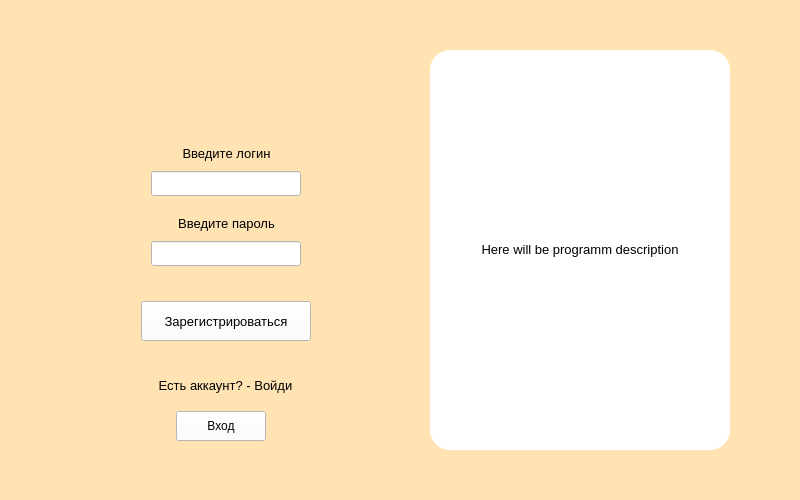
<?xml version="1.0" encoding="UTF-8"?>
<ui version="4.0">
 <class>MainWindow</class>
 <widget class="QMainWindow" name="MainWindow">
  <property name="geometry">
   <rect>
    <x>0</x>
    <y>0</y>
    <width>800</width>
    <height>500</height>
   </rect>
  </property>
  <property name="windowTitle">
   <string>Регистрация</string>
  </property>
  <property name="styleSheet">
   <string notr="true">background-color: #ffe3b3</string>
  </property>
  <property name="animated">
   <bool>false</bool>
  </property>
  <widget class="QWidget" name="centralwidget">
   <widget class="QLineEdit" name="line_login">
    <property name="geometry">
     <rect>
      <x>151</x>
      <y>171</y>
      <width>150</width>
      <height>25</height>
     </rect>
    </property>
    <property name="styleSheet">
     <string notr="true">background-color: #FFF</string>
    </property>
    <property name="text">
     <string/>
    </property>
    <property name="dragEnabled">
     <bool>false</bool>
    </property>
    <property name="placeholderText">
     <string/>
    </property>
   </widget>
   <widget class="QLineEdit" name="line_password">
    <property name="geometry">
     <rect>
      <x>151</x>
      <y>241</y>
      <width>150</width>
      <height>25</height>
     </rect>
    </property>
    <property name="styleSheet">
     <string notr="true">background-color: #FFF</string>
    </property>
   </widget>
   <widget class="QPushButton" name="btn_entry">
    <property name="geometry">
     <rect>
      <x>141</x>
      <y>301</y>
      <width>170</width>
      <height>40</height>
     </rect>
    </property>
    <property name="font">
     <font>
      <pointsize>10</pointsize>
     </font>
    </property>
    <property name="styleSheet">
     <string notr="true">background-color: white;</string>
    </property>
    <property name="text">
     <string>Зарегистрироваться</string>
    </property>
   </widget>
   <widget class="QLabel" name="lbl_login">
    <property name="geometry">
     <rect>
      <x>156</x>
      <y>141</y>
      <width>141</width>
      <height>25</height>
     </rect>
    </property>
    <property name="font">
     <font>
      <pointsize>10</pointsize>
     </font>
    </property>
    <property name="styleSheet">
     <string notr="true"/>
    </property>
    <property name="text">
     <string>Введите логин</string>
    </property>
    <property name="alignment">
     <set>Qt::AlignCenter</set>
    </property>
   </widget>
   <widget class="QLabel" name="lbl_password">
    <property name="geometry">
     <rect>
      <x>156</x>
      <y>211</y>
      <width>141</width>
      <height>25</height>
     </rect>
    </property>
    <property name="font">
     <font>
      <pointsize>10</pointsize>
     </font>
    </property>
    <property name="styleSheet">
     <string notr="true"/>
    </property>
    <property name="text">
     <string>Введите пароль</string>
    </property>
    <property name="alignment">
     <set>Qt::AlignCenter</set>
    </property>
   </widget>
   <widget class="QLabel" name="lbl_help">
    <property name="geometry">
     <rect>
      <x>90</x>
      <y>370</y>
      <width>271</width>
      <height>31</height>
     </rect>
    </property>
    <property name="font">
     <font>
      <pointsize>10</pointsize>
     </font>
    </property>
    <property name="styleSheet">
     <string notr="true"/>
    </property>
    <property name="text">
     <string>Есть аккаунт? - Войди</string>
    </property>
    <property name="alignment">
     <set>Qt::AlignCenter</set>
    </property>
   </widget>
   <widget class="QPushButton" name="btn_login">
    <property name="geometry">
     <rect>
      <x>176</x>
      <y>411</y>
      <width>90</width>
      <height>30</height>
     </rect>
    </property>
    <property name="styleSheet">
     <string notr="true">background-color: white;</string>
    </property>
    <property name="text">
     <string>Вход</string>
    </property>
   </widget>
   <widget class="QLabel" name="label">
    <property name="geometry">
     <rect>
      <x>430</x>
      <y>50</y>
      <width>300</width>
      <height>400</height>
     </rect>
    </property>
    <property name="font">
     <font>
      <pointsize>10</pointsize>
     </font>
    </property>
    <property name="styleSheet">
     <string notr="true">border-radius: 20px; background-color: white</string>
    </property>
    <property name="text">
     <string>Here will be programm description</string>
    </property>
    <property name="textFormat">
     <enum>Qt::RichText</enum>
    </property>
    <property name="alignment">
     <set>Qt::AlignCenter</set>
    </property>
    <property name="wordWrap">
     <bool>true</bool>
    </property>
   </widget>
  </widget>
 </widget>
 <resources/>
 <connections/>
</ui>
